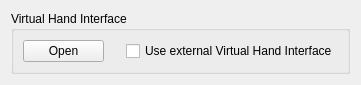
<?xml version="1.0" encoding="UTF-8"?>
<ui version="4.0">
 <class>SetupVirtualHandInterface</class>
 <widget class="QWidget" name="SetupVirtualHandInterface">
  <property name="geometry">
   <rect>
    <x>0</x>
    <y>0</y>
    <width>361</width>
    <height>78</height>
   </rect>
  </property>
  <property name="windowTitle">
   <string>Form</string>
  </property>
  <layout class="QGridLayout" name="gridLayout">
   <item row="0" column="0">
    <widget class="QGroupBox" name="groupBox">
     <property name="title">
      <string>Virtual Hand Interface</string>
     </property>
     <layout class="QGridLayout" name="gridLayout_31">
      <item row="0" column="4">
       <widget class="QCheckBox" name="useExternalVirtualHandInterfaceCheckBox">
        <property name="text">
         <string>Use external Virtual Hand Interface</string>
        </property>
       </widget>
      </item>
      <item row="0" column="3">
       <widget class="QWidget" name="virtualHandInterfaceStatusWidget" native="true">
        <property name="sizePolicy">
         <sizepolicy hsizetype="Fixed" vsizetype="Fixed">
          <horstretch>0</horstretch>
          <verstretch>0</verstretch>
         </sizepolicy>
        </property>
        <property name="minimumSize">
         <size>
          <width>10</width>
          <height>10</height>
         </size>
        </property>
        <property name="styleSheet">
         <string notr="true">border-radius: 5px;</string>
        </property>
       </widget>
      </item>
      <item row="0" column="0" colspan="2">
       <widget class="QPushButton" name="toggleVirtualHandInterfacePushButton">
        <property name="text">
         <string>Open</string>
        </property>
        <property name="checkable">
         <bool>true</bool>
        </property>
       </widget>
      </item>
     </layout>
    </widget>
   </item>
  </layout>
 </widget>
 <resources/>
 <connections/>
</ui>
